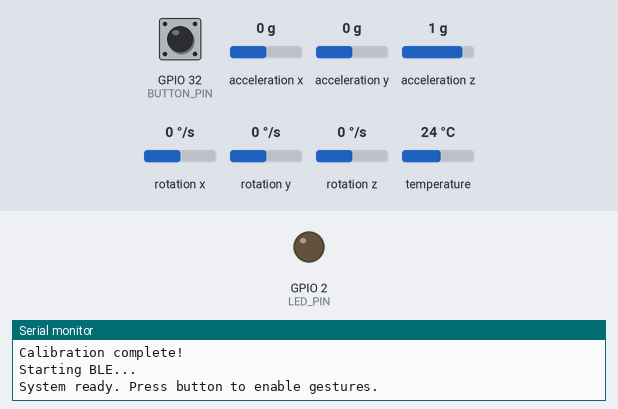
Bench run of a sketch on a simulated ESP32. Parts: output pins drawn as LEDs (lit = HIGH), the last lines printed to the serial monitor. Inputs (shaded band) come from the test bench; at power-on: GPIO 32 (BUTTON_PIN) LOW, acceleration x 0 g, acceleration y 0 g, acceleration z 1 g, rotation x 0 °/s, rotation y 0 °/s, rotation z 0 °/s, temperature 24 °C. USB keyboard and mouse output is not drawn.

Above: at 6.4 s.
6.5 s: GPIO 32 (BUTTON_PIN) pulled HIGH for 0.15 s
At 7.0 s:
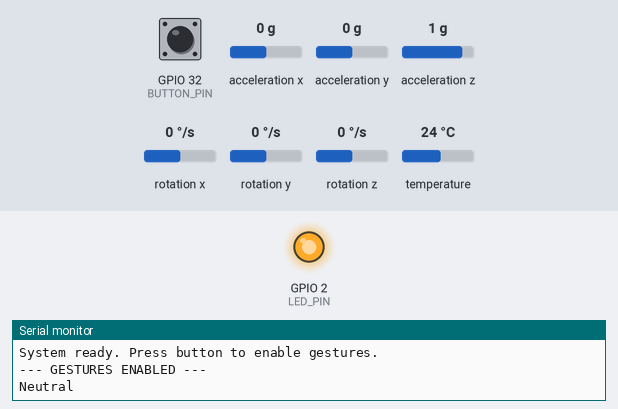
11.1 s: GPIO 32 (BUTTON_PIN) pulled HIGH for 1 s
At 12.2 s:
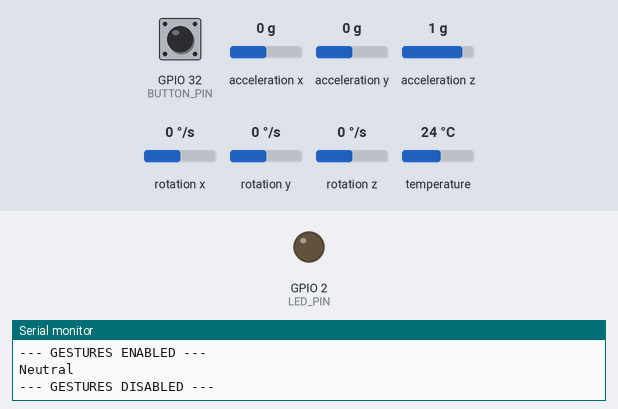
13.6 s: GPIO 32 (BUTTON_PIN) pulled HIGH for 3.2 s
At 14.5 s:
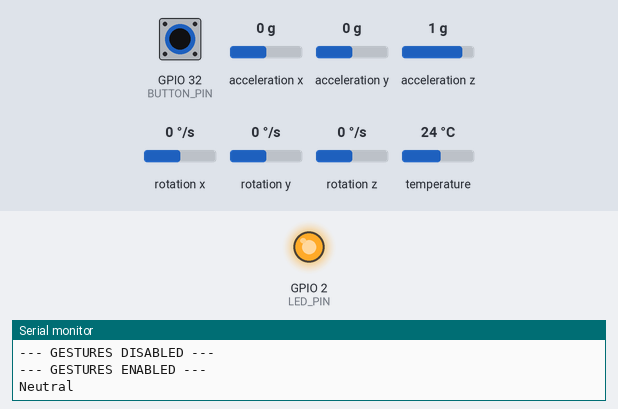
Timing chart, 0 to 16.6 s (numbered marks = the images above; inputs shaded):
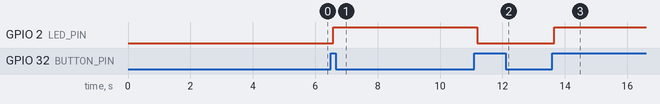

Measured:
- after the input at 6.5 s, GPIO 2 (LED_PIN): LOW → HIGH after 0.07 s
- after the input at 11.1 s, GPIO 2 (LED_PIN): HIGH → LOW after 0.09 s
- after the input at 13.6 s, GPIO 2 (LED_PIN): LOW → HIGH after 0.06 s

The sketch:

gesture_ble_presentation.ino
```cpp
#include <Wire.h>
#include <Adafruit_MPU6050.h>
#include <Adafruit_Sensor.h>
#include <BleKeyboard.h>

// --- Bluetooth Device ---
BleKeyboard bleKeyboard("Gesture Player", "ESP32", 100);

// --- Pin Definitions ---
#define I2C_SDA_PIN 4
#define I2C_SCL_PIN 15
#define BUTTON_PIN 32
#define LED_PIN 2  // Onboard LED

// --- Gesture Thresholds ---
#define JOLT_RIGHT_THRESH 7.0
#define JOLT_LEFT_THRESH  -7.0
#define JOLT_DELTA_THRESH 6.0   // require a spike (delta) for slide detection
#define TILT_RIGHT_THRESH 6.0
#define TILT_LEFT_THRESH  -6.0
#define TILT_FRONT_THRESH 4.0
#define TILT_BACK_THRESH  -4.0
#define UPSIDE_DOWN_THRESH -8.0

// --- Timing Constants ---
const unsigned long debounceDelay        = 50;
const unsigned long actionCooldown       = 500;
const unsigned long slideDominanceTime   = 500;
const unsigned long smoothVolumeInterval = 200;
const unsigned long tiltHoldTime         = 350;
const unsigned long volumeLockoutAfterSlide = 700;  // delay before volume can change after a slide

Adafruit_MPU6050 mpu;

// --- State ---
bool gesturesEnabled = false;
bool buttonState = LOW, lastButtonReading = LOW;
String lastGesture = "";
unsigned long lastDebounceTime = 0;
unsigned long lastActionTime = 0;
unsigned long lastSlideTime = 0;
unsigned long lastVolumeAction = 0;

// --- Tilt-hold bookkeeping ---
unsigned long tiltStartTime = 0;
int tiltDirection = 0; // 1 = right, -1 = left, 0 = neutral

// --- Gyro Offsets ---
float gyroXoffset = 0, gyroYoffset = 0, gyroZoffset = 0;

// --- Previous accel for delta detection (hybrid) ---
float prevAx = 0.0;

// ---------------------------- Helper Functions ----------------------------

void calibrateGyro() {
  Serial.println("Calibrating Gyro... Keep still!");
  gyroXoffset = gyroYoffset = gyroZoffset = 0;
  for (int i = 0; i < 1000; i++) {
    sensors_event_t a, g, temp;
    mpu.getEvent(&a, &g, &temp);
    gyroXoffset += g.gyro.x;
    gyroYoffset += g.gyro.y;
    gyroZoffset += g.gyro.z;
    delay(1);
  }
  gyroXoffset /= 1000;
  gyroYoffset /= 1000;
  gyroZoffset /= 1000;
  Serial.println("Calibration complete!");
}

void checkButton() {
  bool reading = digitalRead(BUTTON_PIN);
  if (reading != lastButtonReading) lastDebounceTime = millis();
  if ((millis() - lastDebounceTime) > debounceDelay) {
    if (reading != buttonState) {
      buttonState = reading;
      if (buttonState == HIGH) {
        gesturesEnabled = !gesturesEnabled;
        Serial.println(gesturesEnabled ? "--- GESTURES ENABLED ---" : "--- GESTURES DISABLED ---");
        digitalWrite(LED_PIN, gesturesEnabled ? HIGH : LOW);
        lastGesture = "";
      }
    }
  }
  lastButtonReading = reading;
}

void performGestureAction(String gesture) {
  if (!bleKeyboard.isConnected()) return;
  if (millis() - lastActionTime < actionCooldown) return;

  if (gesture == "Slide Right") {
    Serial.println("▶️ Next Track");
    bleKeyboard.write(KEY_MEDIA_NEXT_TRACK);
    lastSlideTime = millis();
  }
  else if (gesture == "Slide Left") {
    Serial.println("⏮️ Previous Track");
    bleKeyboard.write(KEY_MEDIA_PREVIOUS_TRACK);
    lastSlideTime = millis();
  }
  else if (gesture == "Tilt Front") {
    Serial.println("⏯️ Play / Pause");
    bleKeyboard.write(KEY_MEDIA_PLAY_PAUSE);
  }
  else if (gesture == "Upside Down") {
    Serial.println("🔇 Mute");
    bleKeyboard.write(KEY_MEDIA_MUTE);
  }

  lastActionTime = millis();
}

// ---------------------------- Volume Handler ----------------------------

void handleSmoothVolume(float ax) {
  if (!bleKeyboard.isConnected() || !gesturesEnabled) return;

  unsigned long now = millis();

  // --- Lockout after slide ---
  if (now - lastSlideTime < volumeLockoutAfterSlide) {
    // Ignore volume changes briefly after slide
    tiltDirection = 0;
    tiltStartTime = 0;
    return;
  }

  // --- Detect start of tilt direction ---
  if (ax > TILT_RIGHT_THRESH) {
    if (tiltDirection != 1) { tiltDirection = 1; tiltStartTime = now; }
  }
  else if (ax < TILT_LEFT_THRESH) {
    if (tiltDirection != -1) { tiltDirection = -1; tiltStartTime = now; }
  }
  else {
    // back to neutral
    tiltDirection = 0;
    tiltStartTime = 0;
    return;
  }

  // --- Only act if tilt held long enough ---
  if (tiltDirection != 0 && (now - tiltStartTime) >= tiltHoldTime) {
    if (now - lastVolumeAction >= smoothVolumeInterval) {
      if (tiltDirection == 1) {
        Serial.println("🔊 Volume Up (Held)");
        bleKeyboard.write(KEY_MEDIA_VOLUME_UP);
      } else {
        Serial.println("🔉 Volume Down (Held)");
        bleKeyboard.write(KEY_MEDIA_VOLUME_DOWN);
      }
      lastVolumeAction = now;
    }
  }
}

// ---------------------------- SETUP ----------------------------

void setup() {
  Serial.begin(115200);
  delay(2000);

  pinMode(BUTTON_PIN, INPUT);
  pinMode(LED_PIN, OUTPUT);
  digitalWrite(LED_PIN, LOW);

  Wire.begin(I2C_SDA_PIN, I2C_SCL_PIN);
  if (!mpu.begin()) {
    Serial.println("MPU6050 not found!");
    while (1) delay(10);
  }

  mpu.setAccelerometerRange(MPU6050_RANGE_16_G);
  mpu.setGyroRange(MPU6050_RANGE_500_DEG);
  mpu.setFilterBandwidth(MPU6050_BAND_21_HZ);

  calibrateGyro();

  // initialize prevAx with a first reading to minimize startup spike detection
  sensors_event_t a, g, temp;
  mpu.getEvent(&a, &g, &temp);
  prevAx = a.acceleration.x;

  Serial.println("Starting BLE...");
  bleKeyboard.begin();
  Serial.println("System ready. Press button to enable gestures.");
}

// ---------------------------- LOOP ----------------------------

void loop() {
  checkButton();

  // LED indicator
  if (bleKeyboard.isConnected())
    digitalWrite(LED_PIN, gesturesEnabled ? HIGH : LOW);
  else
    digitalWrite(LED_PIN, millis() % 1000 < 200 ? HIGH : LOW);

  if (!gesturesEnabled) { delay(20); return; }

  sensors_event_t a, g, temp;
  mpu.getEvent(&a, &g, &temp);

  // raw accel and corrected gyro (we keep gyro offsets for future use)
  float ax = a.acceleration.x;
  float ay = a.acceleration.y;
  float az = a.acceleration.z;

  // compute delta for hybrid jolt detection
  float deltaAx = ax - prevAx;
  prevAx = ax; // update for next loop

  String currentGesture = "";

  // --- Upside Down detection ---
  if (az < UPSIDE_DOWN_THRESH) {
    currentGesture = "Upside Down";
  }

  // --- Hybrid Slides (require flatness + sudden spike) ---
  else if (az > 8.0 && fabs(deltaAx) > JOLT_DELTA_THRESH) {
    if (deltaAx > 0 && ax > JOLT_RIGHT_THRESH) {
      currentGesture = "Slide Right";
      lastSlideTime = millis();
    } else if (deltaAx < 0 && ax < JOLT_LEFT_THRESH) {
      currentGesture = "Slide Left";
      lastSlideTime = millis();
    }
  }

  // --- Tilts (ignored briefly after slides) ---
  if (currentGesture == "") {
    if (millis() - lastSlideTime > slideDominanceTime) {
      if (ax > TILT_RIGHT_THRESH) currentGesture = "Tilt Right";
      else if (ax < TILT_LEFT_THRESH) currentGesture = "Tilt Left";
      else if (ay > TILT_FRONT_THRESH) currentGesture = "Tilt Front";
      else if (ay < TILT_BACK_THRESH) currentGesture = "Tilt Back";
      else currentGesture = "Neutral";
    } else {
      currentGesture = "Neutral";
    }
  }

  // Smooth volume runs in parallel (tilt-hold + post-slide lockout handled inside)
  handleSmoothVolume(ax);

  // --- Perform and print gesture ---
  if (currentGesture != lastGesture) {
    Serial.println(currentGesture);
    performGestureAction(currentGesture);
    lastGesture = currentGesture;
  }

  delay(50);
}
```
